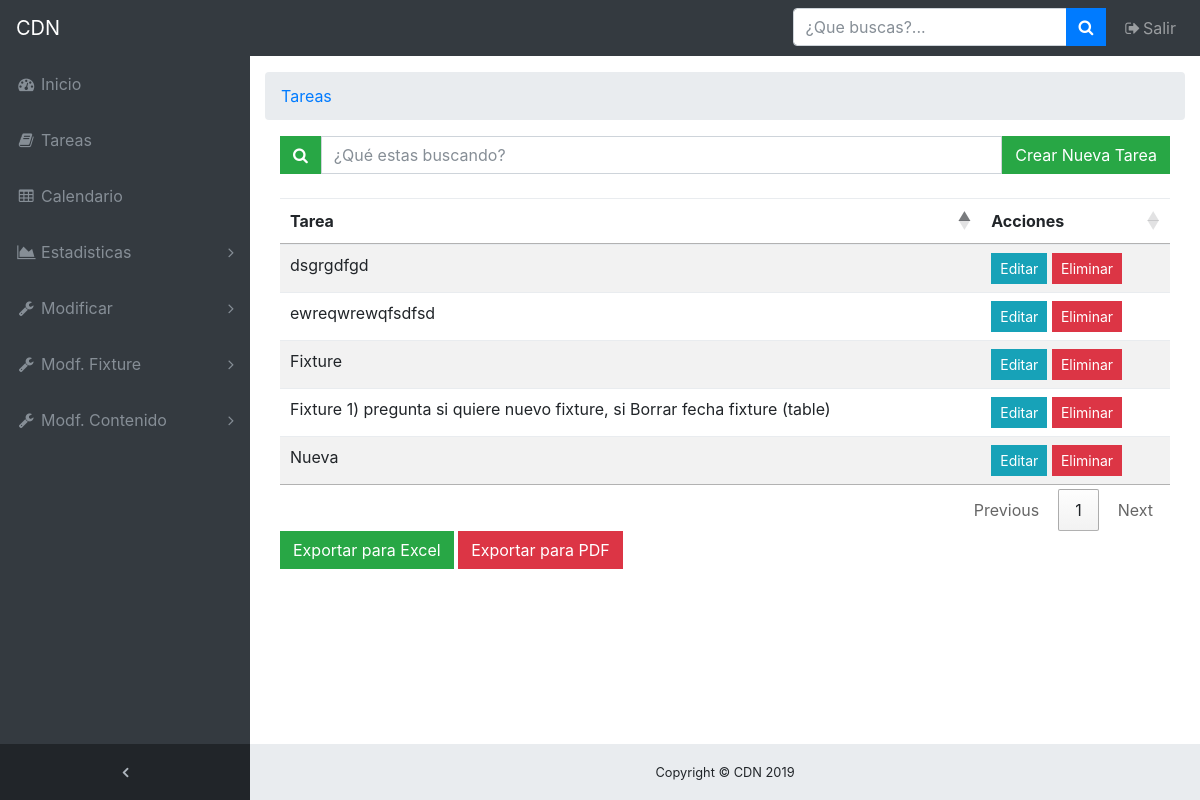
Page /Back/todo.php (signed in) on the committed database.
### tables this page shows
CREATE TABLE `todo` (
  `id` int(11) NOT NULL,
  `tarea` varchar(100) NOT NULL
);

### Back/todo.php (the view, shortened to what this page needs)
<!DOCTYPE html>
<html lang="en">
<head>
  <link href="vendor/bootstrap/css/bootstrap.min.css" rel="stylesheet">
  <link href="vendor/font-awesome/css/font-awesome.min.css" rel="stylesheet" type="text/css">
  <link href="css/sb-admin.css" rel="stylesheet">
  <link rel="stylesheet" href="https://cdn.datatables.net/1.10.19/css/jquery.dataTables.min.css">
</head>
<body class="fixed-nav sticky-footer bg-dark" id="page-top">
  <?php include('nav.php'); ?>
  <div class="content-wrapper">
    <div class="container-fluid">
      <ol class="breadcrumb">
        <li class="breadcrumb-item">
          <a href="todo.php">Tareas</a>
        </li>
      </ol>
      <div class="row">
        <div class="col-12">
          <div class="container">
            <div class="table-wrapper">
              <?php
              $mysqli = new mysqli('localhost', 'root', '', 'cdn') or die(mysqli_error($mysqli));
              $result = $mysqli->query("SELECT * FROM todo") or die($mysqli->error);
              ?>
              <table class="table table-striped table-hover" id="todo-all">
                <div class="input-group mb-4">
                  <div class="input-group-prepend">
                    <button id="button-addon7" type="submit" class="btn btn-success"><i class="fa fa-search"></i></button>
                  </div>
                  <input type="search" id="todo" placeholder="¿Qué estas buscando?" aria-describedby="button-addon7" class="form-control">
                  <span><a href="#addTodoModal" class="btn btn-success" data-toggle="modal">Crear Nueva Tarea</a></span>
                </div>
                <thead>
                  <tr>
                    <th>Tarea</th>
                    <th>Acciones</th>
                  </tr>
                </thead>
                <tbody id="todo-table">
                  <?php while ($row = $result->fetch_assoc()) : ?>
                    <tr>
                      <td><?php echo $row['tarea']; ?></td>
                      <td>
                        <a href="#edit_<?php echo $row['id']; ?>" class="btn btn-info btn-sm" data-toggle="modal"><span class="glyphicon glyphicon-edit"></span> Editar</a>
                        <a href="#delete_<?php echo $row['id']; ?>" class="btn btn-danger btn-sm" data-toggle="modal"><span class="glyphicon glyphicon-trash"></span> Eliminar</a>
                      </td>
                    </tr>
                  <?php endwhile ?>
                </tbody>
              </table>
              <button onclick="exportDataExcelTodo()" class="btn btn-success">Exportar para Excel</button>
              <button onclick="exportDataTodo()" class="btn btn-danger">Exportar para PDF</button>
            </div>
          </div>
        </div>
        <footer class="sticky-footer">
          <div class="container">
            <div class="text-center">
              <small>Copyright © CDN 2019</small>
            </div>
          </div>
        </footer>
</body>
</html>

### Back/css/sb-admin.css (style rules this page uses)
html { position: relative; min-height: 100%; }
body { overflow-x: hidden; }
body.sticky-footer { margin-bottom: 56px; }
body.sticky-footer .content-wrapper { min-height: calc(100vh - 56px - 56px); }
body.fixed-nav { padding-top: 56px; }
.content-wrapper { min-height: calc(100vh - 56px); padding-top: 1rem; }
.btn { border-radius:0rem; }
.content-wrapper { overflow-x: hidden; background: white; }
@media (min-width: 992px) { .content-wrapper { margin-left: 250px; } }
footer.sticky-footer { position: absolute; right: 0; bottom: 0; width: 100%; height: 56px; background-color: #e9ecef; line-height: 55px; }
@media (min-width: 992px) { footer.sticky-footer { width: calc(100% - 250px); } }

### rows in the picture
todo: tarea "ewreqwrewqfsdfsd"
todo: tarea "Nueva"
todo: tarea "dsgrgdfgd"
todo: tarea "Fixture"
todo: tarea "Fixture 1) pregunta si quiere nuevo fixture, si Borrar fecha fixture (table)"
